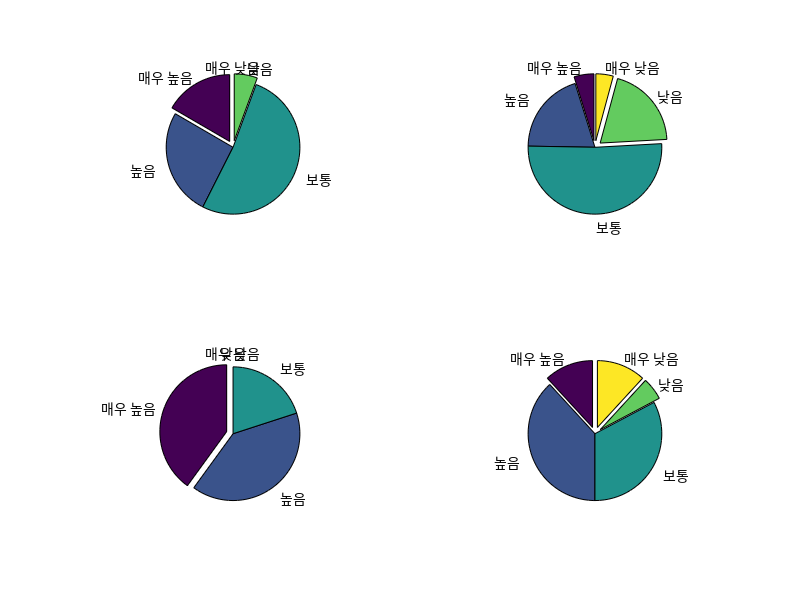

The MATLAB source for this figure:
clear; clc;
load('WNP.mat')
explode = [1 0 0 1 1];
labels = {'매우 높음','높음','보통','낮음','매우 낮음'};
subplot(2,2,1)
pie(WNP_2016,explode,labels)
subplot(2,2,2)
pie(WNP_2017,explode,labels)
subplot(2,2,3)
pie(WNP_2018,explode,labels)
subplot(2,2,4)
pie(WNP_2019,explode,labels)